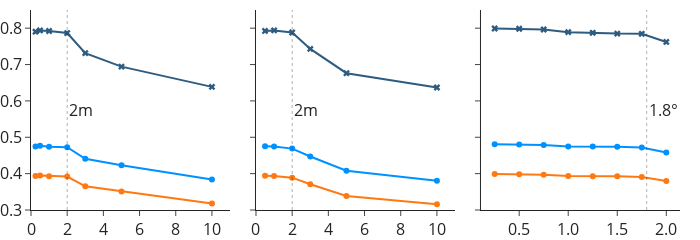

Notebook source saved alongside this figure:
### Code cell
fig = px.line(df, x='jitter', y='trajectory_avg_miou',
              color='label_set', facet_col='jitter_type', facet_col_spacing=0.04, markers=True, title=None,
              color_discrete_map={
                    'common': '#FF7912',
                    'more_common': '#0091FF',
                    'most_common': '#2E5C80'
              },
              symbol='label_set',
              symbol_map={
                    'common': 'circle',
                    'more_common': 'circle',
                    'most_common': 'x',
              }
              )
fig.update_xaxes(matches=None)

for anno in fig['layout']['annotations']:
    anno['text'] = ''

fig.update_xaxes(range=[0, 11], row=1, col=1)
fig.update_xaxes(range=[0, 11], row=1, col=2)
fig.update_yaxes(range=[0.3, 0.85])
fig.update_xaxes(title_text=None, nticks=6)
fig.update_xaxes(title_text=None, nticks=6, tickfont=dict(size=16), tickangle=0, tickformat=".1f", row=1, col=3)
fig.update_layout(
    title=None,
    legend=dict(
        title=None,
        orientation="h",
        yanchor="top",
        y=-0.2,
        xanchor="right",
        x=1,
        # hide

    ),
    showlegend=False,
    template='simple_white',
    width=700,
    height=200,
    margin=dict(l=20, r=20, t=10, b=0),
    font=dict(size=16)
)
fig.add_vline(x=2, line_width=1, line_dash="dot", annotation_text="2m", annotation_position='right', annotation_font=dict(size=16), line_color="black", row=1, col=1)
fig.add_vline(x=2, line_width=1, line_dash="dot", annotation_text="2m", annotation_position='right', annotation_font=dict(size=16), line_color="black", row=1, col=2)
fig.add_vline(x=1.8, line_width=1, line_dash="dot", annotation_text="1.8&deg;", annotation_font=dict(size=16), annotation_position='right', line_color="black", row=1, col=3)
fig.update_layout(yaxis_title=None)
fig.update_layout(xaxis_title=None)
fig.show()
fig.write_image('jitter/jitter_miou.pdf')

### Figure 1 — Plotly figure (JSON) as saved in the notebook; plotly's stock layout.template omitted (floating-point values rounded to 4 significant figures)
{"data": [{"hovertemplate": "label_set=common<br>jitter_type=altitude<br>jitter=%{x}<br>trajectory_avg_miou=%{y}<extra></extra>", "legendgroup": "common", "line": {"color": "#FF7912", "dash": "solid"}, "marker": {"symbol": "circle"}, "mode": "lines+markers", "name": "common", "orientation": "v", "showlegend": true, "type": "scatter", "x": [10, 5, 3, 2, 1, 0.5, 0.25], "xaxis": "x", "y": [0.3181, 0.3507, 0.3651, 0.3919, 0.3929, 0.3952, 0.3933], "yaxis": "y"}, {"hovertemplate": "label_set=common<br>jitter_type=gps<br>jitter=%{x}<br>trajectory_avg_miou=%{y}<extra></extra>", "legendgroup": "common", "line": {"color": "#FF7912", "dash": "solid"}, "marker": {"symbol": "circle"}, "mode": "lines+markers", "name": "common", "orientation": "v", "showlegend": false, "type": "scatter", "x": [10, 5, 3, 2, 1, 0.5], "xaxis": "x2", "y": [0.3156, 0.3385, 0.3708, 0.3889, 0.3933, 0.3938], "yaxis": "y2"}, {"hovertemplate": "label_set=common<br>jitter_type=imu<br>jitter=%{x}<br>trajectory_avg_miou=%{y}<extra></extra>", "legendgroup": "common", "line": {"color": "#FF7912", "dash": "solid"}, "marker": {"symbol": "circle"}, "mode": "lines+markers", "name": "common", "orientation": "v", "showlegend": false, "type": "scatter", "x": [2, 1.75, 1.5, 1.25, 1, 0.75, 0.5, 0.25], "xaxis": "x3", "y": [0.3798, 0.3908, 0.3931, 0.3931, 0.3938, 0.3972, 0.3982, 0.3987], "yaxis": "y3"}, {"hovertemplate": "label_set=more_common<br>jitter_type=altitude<br>jitter=%{x}<br>trajectory_avg_miou=%{y}<extra></extra>", "legendgroup": "more_common", "line": {"color": "#0091FF", "dash": "solid"}, "marker": {"symbol": "circle"}, "mode": "lines+markers", "name": "more_common", "orientation": "v", "showlegend": true, "type": "scatter", "x": [10, 5, 3, 2, 1, 0.5, 0.25], "xaxis": "x", "y": [0.3841, 0.4229, 0.4407, 0.4727, 0.4738, 0.4763, 0.4743], "yaxis": "y"}, {"hovertemplate": "label_set=more_common<br>jitter_type=gps<br>jitter=%{x}<br>trajectory_avg_miou=%{y}<extra></extra>", "legendgroup": "more_common", "line": {"color": "#0091FF", "dash": "solid"}, "marker": {"symbol": "circle"}, "mode": "lines+markers", "name": "more_common", "orientation": "v", "showlegend": false, "type": "scatter", "x": [10, 5, 3, 2, 1, 0.5], "xaxis": "x2", "y": [0.3807, 0.4082, 0.4471, 0.4688, 0.4743, 0.4752], "yaxis": "y2"}, {"hovertemplate": "label_set=more_common<br>jitter_type=imu<br>jitter=%{x}<br>trajectory_avg_miou=%{y}<extra></extra>", "legendgroup": "more_common", "line": {"color": "#0091FF", "dash": "solid"}, "marker": {"symbol": "circle"}, "mode": "lines+markers", "name": "more_common", "orientation": "v", "showlegend": false, "type": "scatter", "x": [2, 1.75, 1.5, 1.25, 1, 0.75, 0.5, 0.25], "xaxis": "x3", "y": [0.458, 0.472, 0.4737, 0.4744, 0.4748, 0.4788, 0.4802, 0.4808], "yaxis": "y3"}, {"hovertemplate": "label_set=most_common<br>jitter_type=altitude<br>jitter=%{x}<br>trajectory_avg_miou=%{y}<extra></extra>", "legendgroup": "most_common", "line": {"color": "#2E5C80", "dash": "solid"}, "marker": {"symbol": "x"}, "mode": "lines+markers", "name": "most_common", "orientation": "v", "showlegend": true, "type": "scatter", "x": [10, 5, 3, 2, 1, 0.5, 0.25], "xaxis": "x", "y": [0.6386, 0.6942, 0.7315, 0.7867, 0.7923, 0.7938, 0.7903], "yaxis": "y"}, {"hovertemplate": "label_set=most_common<br>jitter_type=gps<br>jitter=%{x}<br>trajectory_avg_miou=%{y}<extra></extra>", "legendgroup": "most_common", "line": {"color": "#2E5C80", "dash": "solid"}, "marker": {"symbol": "x"}, "mode": "lines+markers", "name": "most_common", "orientation": "v", "showlegend": false, "type": "scatter", "x": [10, 5, 3, 2, 1, 0.5], "xaxis": "x2", "y": [0.6369, 0.6762, 0.7431, 0.7881, 0.7939, 0.7923], "yaxis": "y2"}, {"hovertemplate": "label_set=most_common<br>jitter_type=imu<br>jitter=%{x}<br>trajectory_avg_miou=%{y}<extra></extra>", "legendgroup": "most_common", "line": {"color": "#2E5C80", "dash": "solid"}, "marker": {"symbol": "x"}, "mode": "lines+markers", "name": "most_common", "orientation": "v", "showlegend": false, "type": "scatter", "x": [2, 1.75, 1.5, 1.25, 1, 0.75, 0.5, 0.25], "xaxis": "x3", "y": [0.7621, 0.7846, 0.7851, 0.7874, 0.7891, 0.7963, 0.7985, 0.7992], "yaxis": "y3"}], "layout": {"annotations": [{"showarrow": false, "text": "", "x": 0.1533, "xanchor": "center", "xref": "paper", "y": 1, "yanchor": "bottom", "yref": "paper"}, {"showarrow": false, "text": "", "x": 0.5, "xanchor": "center", "xref": "paper", "y": 1, "yanchor": "bottom", "yref": "paper"}, {"showarrow": false, "text": "", "x": 0.8467, "xanchor": "center", "xref": "paper", "y": 1, "yanchor": "bottom", "yref": "paper"}, {"font": {"size": 16}, "showarrow": false, "text": "2m", "x": 2, "xanchor": "left", "xref": "x", "y": 0.5, "yanchor": "middle", "yref": "y domain"}, {"font": {"size": 16}, "showarrow": false, "text": "2m", "x": 2, "xanchor": "left", "xref": "x2", "y": 0.5, "yanchor": "middle", "yref": "y2 domain"}, {"font": {"size": 16}, "showarrow": false, "text": "1.8&deg;", "x": 1.8, "xanchor": "left", "xref": "x3", "y": 0.5, "yanchor": "middle", "yref": "y3 domain"}], "font": {"size": 16}, "height": 200, "legend": {"orientation": "h", "title": {}, "tracegroupgap": 0, "x": 1, "xanchor": "right", "y": -0.2, "yanchor": "top"}, "margin": {"b": 0, "l": 20, "r": 20, "t": 10}, "shapes": [{"line": {"color": "black", "dash": "dot", "width": 1}, "type": "line", "x0": 2, "x1": 2, "xref": "x", "y0": 0, "y1": 1, "yref": "y domain"}, {"line": {"color": "black", "dash": "dot", "width": 1}, "type": "line", "x0": 2, "x1": 2, "xref": "x2", "y0": 0, "y1": 1, "yref": "y2 domain"}, {"line": {"color": "black", "dash": "dot", "width": 1}, "type": "line", "x0": 1.8, "x1": 1.8, "xref": "x3", "y0": 0, "y1": 1, "yref": "y3 domain"}], "showlegend": false, "title": {}, "width": 700, "xaxis": {"anchor": "y", "domain": [0, 0.3067], "nticks": 6, "range": [0, 11], "title": {}}, "xaxis2": {"anchor": "y2", "domain": [0.3467, 0.6533], "nticks": 6, "range": [0, 11], "title": {}}, "xaxis3": {"anchor": "y3", "domain": [0.6933, 1.0], "nticks": 6, "tickangle": 0, "tickfont": {"size": 16}, "tickformat": ".1f", "title": {}}, "yaxis": {"anchor": "x", "domain": [0, 1], "range": [0.3, 0.85], "title": {}}, "yaxis2": {"anchor": "x2", "domain": [0, 1], "matches": "y", "range": [0.3, 0.85], "showticklabels": false}, "yaxis3": {"anchor": "x3", "domain": [0, 1], "matches": "y", "range": [0.3, 0.85], "showticklabels": false}}}
